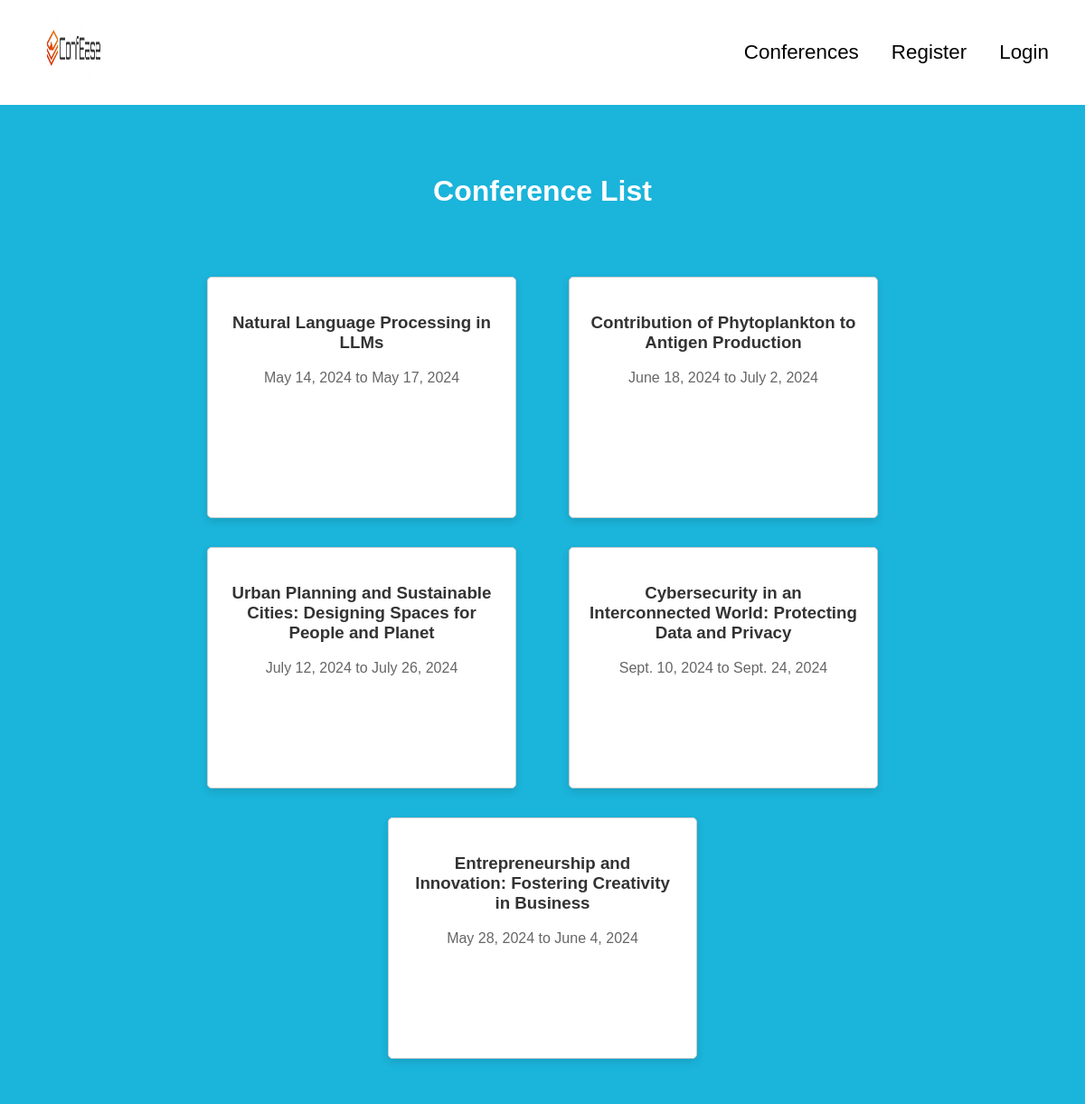
/conferences/, run on the app's committed database.
### myapp/models.py (models this page shows)
class Conference(models.Model):
    title = models.CharField(max_length=100)
    start_date = models.DateField()
    end_date = models.DateField()

### myapp/views.py (the view)
# urls.py: path("conferences/", views.conference_list, name="conference_list"),
def conference_list(request):
    conferences = Conference.objects.all()
    return render(request, "conference_list.html", {"conferences": conferences})

### templates/conference_list.html (shortened to what this page needs)
<!DOCTYPE html>
<html lang="en">
  {%load static%}
  <head>
  </head>
  <body>
    <div class="navbar">
      <a href="{% url 'home' %}" class="logo">
        <img
          src="{% static 'iconfose2.png' %}"
          width="25%"
          height="70px"
          alt="Logo"
        />
      </a>
      <div class="navbar-links">
        {% if user.is_authenticated %}
        <span class="username"> {{ user.username }}</span>
        {% if user.userprofile.role == 'Reviewer' %}
        <a href="{% url 'reviewer_submissions' %}">Submissions</a>
        {% endif %}
        <a href="{% url 'conference_list' %}">Conferences</a>
        <a href="{% url 'logout' %}">Logout</a>
        {% else %}
        <a href="{% url 'conference_list' %}">Conferences</a>
        <a href="{% url 'register' %}">Register</a>
        <a href="{% url 'login' %}">Login</a>
        {% endif %}
      </div>
    </div>
    <h2
      style="
        text-align: center;
        padding-top: 50px;
        font-size: 2rem;
        color: #fff;
      "
    >
      Conference List
    </h2>
    <div class="content">
      {% for conference in conferences %}
      <div class="conference-card">
        <h3>{{ conference.title }}</h3>
        <p>{{ conference.start_date }} to {{ conference.end_date }}</p>
      </div>
      {% endfor %}
    </div>
  </body>
</html>

### templates/conference_list.html (style rules this page uses)
body { font-family: Arial, sans-serif; margin: 0; padding: 0; background-color: #1bb4da; }
.navbar { background-color: #fff; overflow: hidden; display: flex; justify-content: space-around; align-items: center; padding: 10px 25px; }
.navbar-links { display: flex; align-items: center; margin-left: auto; }
.navbar a { color: #000; font-size: 1.4rem; text-decoration: none; transition: background-color 0.3s; margin-left: 6px; padding: 10px 15px; }
.navbar a.logo { margin-right: auto; margin-left: 10px; }
.content { text-align: center; background-color: #1bb4da; color: #fff; margin: 0 auto; padding: 50px 0; max-width: 800px; display: flex; flex-wrap: wrap; justify-content: center; margin-top: -2rem; }
.conference-card { width: 300px; height: 225px; background-color: #fff; border: 1px solid #ccc; margin: auto; margin-top: 2rem; padding: 20px; border-radius: 5px; box-shadow: 0 4px 8px rgba(0, 0, 0, 0.1); transition: transform 0.3s ease; }
.conference-card h3 { color: #333; }
.conference-card p { color: #666; }

### data on the page
Conference: title "Natural Language Processing in LLMs", start_date "May 14, 2024", end_date "May 17, 2024"
Conference: title "Contribution of Phytoplankton to Antigen Production", start_date "June 18, 2024", end_date "July 2, 2024"
Conference: title "Urban Planning and Sustainable Cities: Designing Spaces for People and Planet", start_date "July 12, 2024", end_date "July 26, 2024"
Conference: title "Cybersecurity in an Interconnected World: Protecting Data and Privacy", start_date "Sept. 10, 2024", end_date "Sept. 24, 2024"
Conference: title "Entrepreneurship and Innovation: Fostering Creativity in Business", start_date "May 28, 2024", end_date "June 4, 2024"
